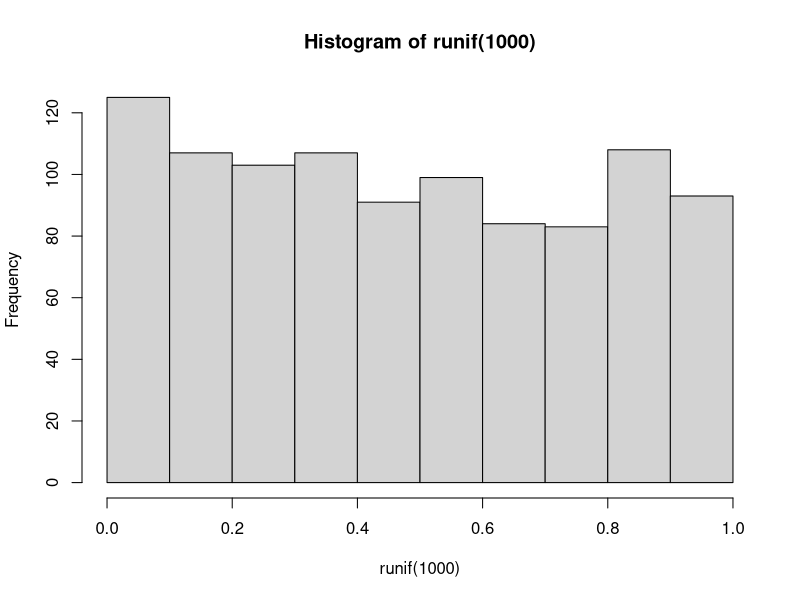
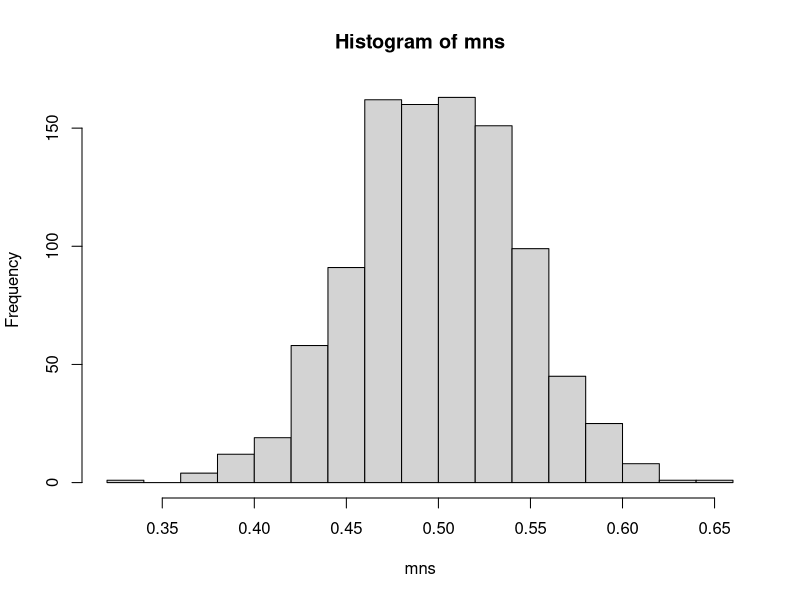
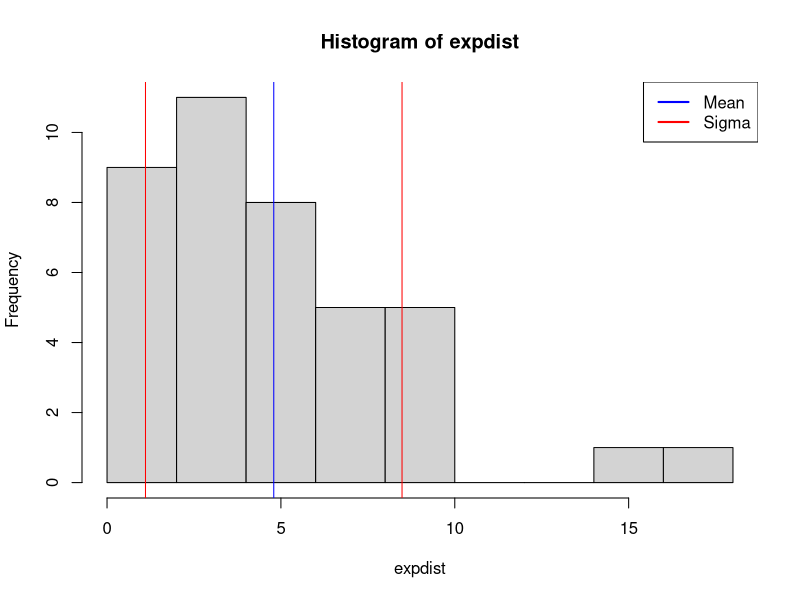
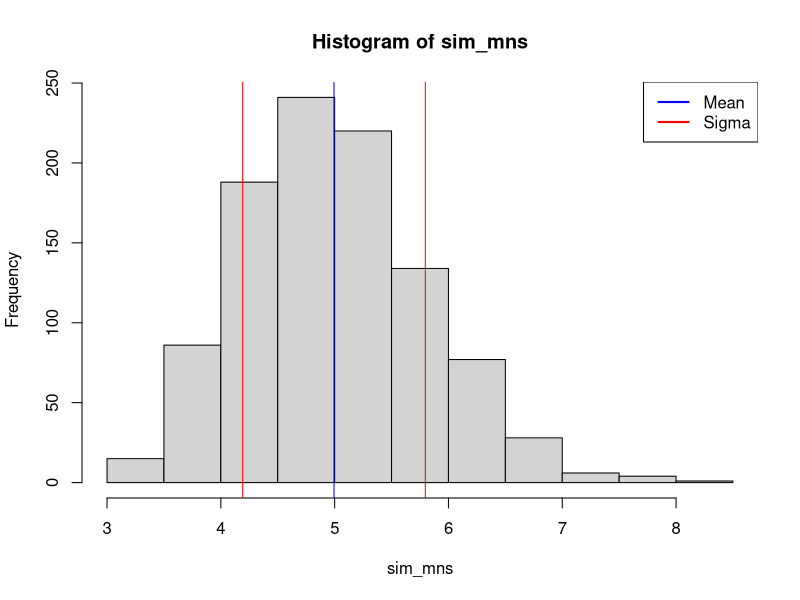

Generate these figures, in order, with R:
## ---- chunk 1
hist(runif(1000))
## ---- chunk 2
mns = NULL
for (i in 1 : 1000) mns = c(mns, mean(runif(40)))
hist(mns)
## ---- chunk 3
# lambda and n are given variables
lambda = 0.2
n = 40

# simulate an exponential distribution and save it to a variable named 'expdist'
expdist <- rexp(n, lambda)

# output the content of the variable 'expdist' so that we can visualize the contents
expdist

# create a histogram of the exponential distribution
hist(expdist)
# show the mean in the color blue on the histogram
abline(v = mean(expdist), col = "blue", lwd = 1)
# show the lower limit of sigma in the color red on the histogram
abline(v = mean(expdist)-sd(expdist), col = "red", lwd = 1)
# show the upper limit of sigma in the color red on the histogram
abline(v = mean(expdist)+sd(expdist), col = "red", lwd = 1)
# add a legend
legend(x = "topright", 
   c("Mean", "Sigma"),
   col = c("blue", "red"),
   lwd = c(2, 2))

## ---- chunk 4
mean(expdist)
## ---- chunk 5
sd(expdist)
## ---- chunk 6
# calculate the theoretical mean and standard deviation
lambda^-1
## ---- chunk 7
# simulate 1000 means of exponential distributions
sim_mns = NULL
for (i in 1 : 1000) sim_mns = c(sim_mns, mean(rexp(n, lambda)))

# generate a histogram
hist(sim_mns)

# show the mean in the color blue on the histogram
abline(v = mean(sim_mns), col = "blue", lwd = 1)
# show the lower limit of sigma in the color red on the histogram
abline(v = mean(sim_mns)-sd(sim_mns), col = "red", lwd = 1)
# show the upper limit of sigma in the color red on the histogram
abline(v = mean(sim_mns)+sd(sim_mns), col = "red", lwd = 1)
# add a legend
legend(x = "topright", 
   c("Mean", "Sigma"),
   col = c("blue", "red"),
   lwd = c(2, 2))

## ---- chunk 8
mean(sim_mns)
## ---- chunk 9
sd(sim_mns)
